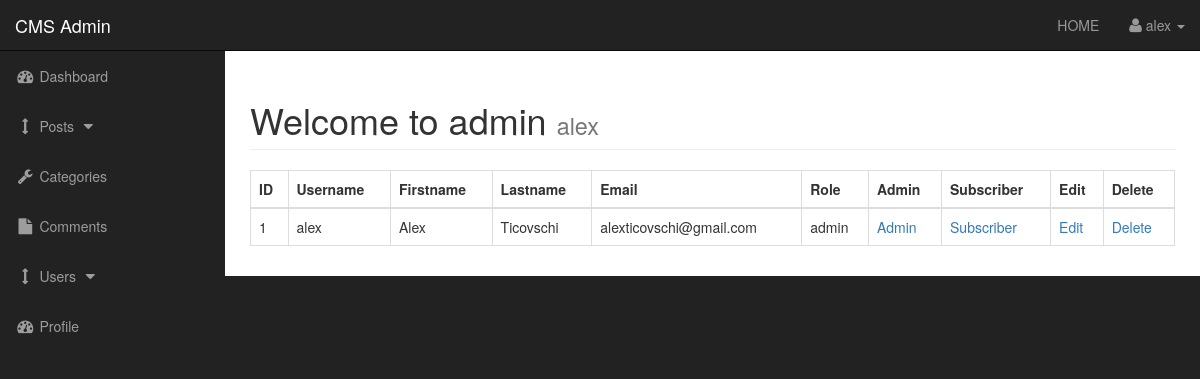
Before: /admin/users.php (signed in) with the older database file.
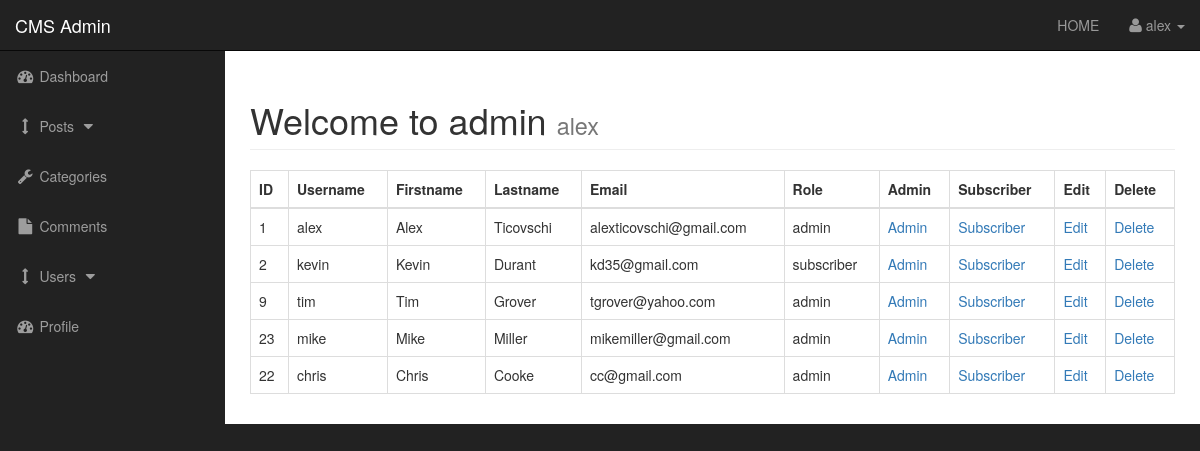
After: the same page with the newer database file.
### tables this page shows
CREATE TABLE `users` (
  `user_id` int(3) NOT NULL,
  `username` varchar(255) NOT NULL,
  `user_password` varchar(255) NOT NULL,
  `user_firstname` varchar(255) NOT NULL,
  `user_lastname` varchar(255) NOT NULL,
  `user_email` varchar(255) NOT NULL,
  `user_image` text NOT NULL,
  `user_role` varchar(255) NOT NULL,
  `randSalt` varchar(255) NOT NULL DEFAULT ' $2y$10$iusesomecrazystrings22'
);

### admin/includes/view_all_users.php (the view, shortened to what this page needs)
<table class="table table-hover table-bordered">
    <thead>
        <tr>
            <th>ID</th>
            <th>Username</th>
            <th>Firstname</th>
            <th>Lastname</th>
            <th>Email</th>
            <th>Role</th>
            <th>Admin</th>
            <th>Subscriber</th>
            <th>Edit</th>
            <th>Delete</th>
        </tr>
    </thead>
    <tbody>
    <?php
    $query = "SELECT * FROM users";
    $select_users = mysqli_query($connection, $query);
    while($row = mysqli_fetch_assoc($select_users)) {
        $user_id = $row['user_id'];
        $username = $row['username'];
        $user_firstname = $row['user_firstname'];
        $user_lastname = $row['user_lastname'];
        $user_email = $row['user_email'];
        $user_role = $row['user_role'];
        echo "<tr>";
            echo "<td>$user_id</td>";
            echo "<td>$username</td>";
            echo "<td>$user_firstname</td>";
            echo "<td>$user_lastname</td>";
            echo "<td>$user_email</td>";
            echo "<td>$user_role</td>";
            echo "<td><a href='users.php?admin=$user_id'>Admin</a></td>";
            echo "<td><a href='users.php?subscriber=$user_id'>Subscriber</a></td>";
            echo "<td><a href='users.php?source=edit_user&u_id=$user_id'>Edit</a></td>";
            echo "<td><a href='users.php?delete=$user_id'>Delete</a></td>";
        echo "</tr>";
    }
    ?>
    </tbody>
</table>

Changed rows visible on the page:
added users: user_id "2", username "kevin", user_firstname "Kevin", user_lastname "Durant", user_email "kd35@gmail.com", user_role "subscriber"
added users: user_id "9", username "tim", user_firstname "Tim", user_lastname "Grover", user_email "tgrover@yahoo.com", user_role "admin"
added users: user_id "23", username "mike", user_firstname "Mike", user_lastname "Miller", user_email "mikemiller@gmail.com", user_role "admin"
added users: user_id "22", username "chris", user_firstname "Chris", user_lastname "Cooke", user_email "cc@gmail.com", user_role "admin"
